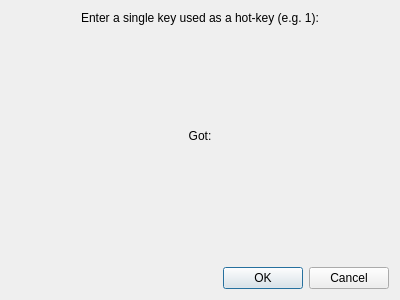
<?xml version="1.0" encoding="UTF-8"?>
<ui version="4.0">
 <class>KeyDialog</class>
 <widget class="QDialog" name="KeyDialog">
  <property name="geometry">
   <rect>
    <x>0</x>
    <y>0</y>
    <width>400</width>
    <height>300</height>
   </rect>
  </property>
  <property name="windowTitle">
   <string>Dialog</string>
  </property>
  <layout class="QVBoxLayout" name="verticalLayout">
   <item>
    <widget class="QLabel" name="label">
     <property name="text">
      <string>Enter a single key used as a hot-key (e.g. 1):</string>
     </property>
     <property name="alignment">
      <set>Qt::AlignCenter</set>
     </property>
    </widget>
   </item>
   <item>
    <spacer name="verticalSpacer">
     <property name="orientation">
      <enum>Qt::Vertical</enum>
     </property>
     <property name="sizeHint" stdset="0">
      <size>
       <width>20</width>
       <height>40</height>
      </size>
     </property>
    </spacer>
   </item>
   <item>
    <widget class="QLabel" name="label_2">
     <property name="text">
      <string>Got:</string>
     </property>
     <property name="alignment">
      <set>Qt::AlignCenter</set>
     </property>
    </widget>
   </item>
   <item>
    <widget class="QLabel" name="key">
     <property name="text">
      <string>&lt;key&gt;</string>
     </property>
     <property name="alignment">
      <set>Qt::AlignCenter</set>
     </property>
    </widget>
   </item>
   <item>
    <spacer name="verticalSpacer_2">
     <property name="orientation">
      <enum>Qt::Vertical</enum>
     </property>
     <property name="sizeHint" stdset="0">
      <size>
       <width>20</width>
       <height>40</height>
      </size>
     </property>
    </spacer>
   </item>
   <item>
    <widget class="QDialogButtonBox" name="buttonBox">
     <property name="orientation">
      <enum>Qt::Horizontal</enum>
     </property>
     <property name="standardButtons">
      <set>QDialogButtonBox::Cancel|QDialogButtonBox::Ok</set>
     </property>
    </widget>
   </item>
  </layout>
 </widget>
 <resources/>
 <connections>
  <connection>
   <sender>buttonBox</sender>
   <signal>accepted()</signal>
   <receiver>KeyDialog</receiver>
   <slot>accept()</slot>
   <hints>
    <hint type="sourcelabel">
     <x>248</x>
     <y>254</y>
    </hint>
    <hint type="destinationlabel">
     <x>157</x>
     <y>274</y>
    </hint>
   </hints>
  </connection>
  <connection>
   <sender>buttonBox</sender>
   <signal>rejected()</signal>
   <receiver>KeyDialog</receiver>
   <slot>reject()</slot>
   <hints>
    <hint type="sourcelabel">
     <x>316</x>
     <y>260</y>
    </hint>
    <hint type="destinationlabel">
     <x>286</x>
     <y>274</y>
    </hint>
   </hints>
  </connection>
 </connections>
</ui>
